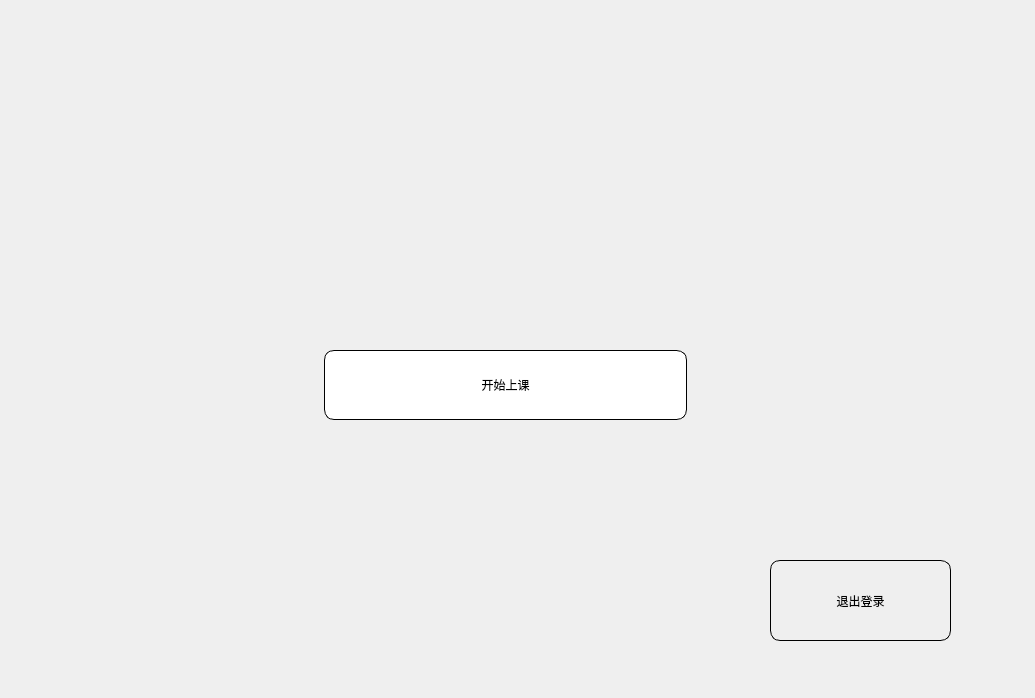
<?xml version="1.0" encoding="UTF-8"?>
<ui version="4.0">
 <class>Teacher_win</class>
 <widget class="QDialog" name="Teacher_win">
  <property name="geometry">
   <rect>
    <x>0</x>
    <y>0</y>
    <width>1035</width>
    <height>698</height>
   </rect>
  </property>
  <property name="windowTitle">
   <string>Dialog</string>
  </property>
  <property name="styleSheet">
   <string notr="true"/>
  </property>
  <widget class="QPushButton" name="exitBtn">
   <property name="geometry">
    <rect>
     <x>770</x>
     <y>560</y>
     <width>181</width>
     <height>81</height>
    </rect>
   </property>
   <property name="styleSheet">
    <string notr="true">
border-radius:10px;
border-width: 1px;
border-color: rgb(0, 0, 0);
border-style: solid;</string>
   </property>
   <property name="text">
    <string>退出登录</string>
   </property>
  </widget>
  <widget class="QWidget" name="horizontalLayoutWidget">
   <property name="geometry">
    <rect>
     <x>-40</x>
     <y>320</y>
     <width>1091</width>
     <height>131</height>
    </rect>
   </property>
   <layout class="QHBoxLayout" name="horizontalLayout" stretch="1,1,1">
    <item>
     <spacer name="horizontalSpacer_2">
      <property name="orientation">
       <enum>Qt::Horizontal</enum>
      </property>
      <property name="sizeHint" stdset="0">
       <size>
        <width>40</width>
        <height>20</height>
       </size>
      </property>
     </spacer>
    </item>
    <item>
     <widget class="QPushButton" name="beginBtn">
      <property name="minimumSize">
       <size>
        <width>0</width>
        <height>70</height>
       </size>
      </property>
      <property name="styleSheet">
       <string notr="true">background-color: rgb(255, 255, 255);
font: 12pt &quot;Arial&quot;;
border-radius:10px;
border-width: 1px;
border-color: rgb(0, 0, 0);
border-style: solid;</string>
      </property>
      <property name="text">
       <string>开始上课</string>
      </property>
     </widget>
    </item>
    <item>
     <spacer name="horizontalSpacer">
      <property name="orientation">
       <enum>Qt::Horizontal</enum>
      </property>
      <property name="sizeHint" stdset="0">
       <size>
        <width>40</width>
        <height>20</height>
       </size>
      </property>
     </spacer>
    </item>
   </layout>
  </widget>
 </widget>
 <resources/>
 <connections/>
</ui>
